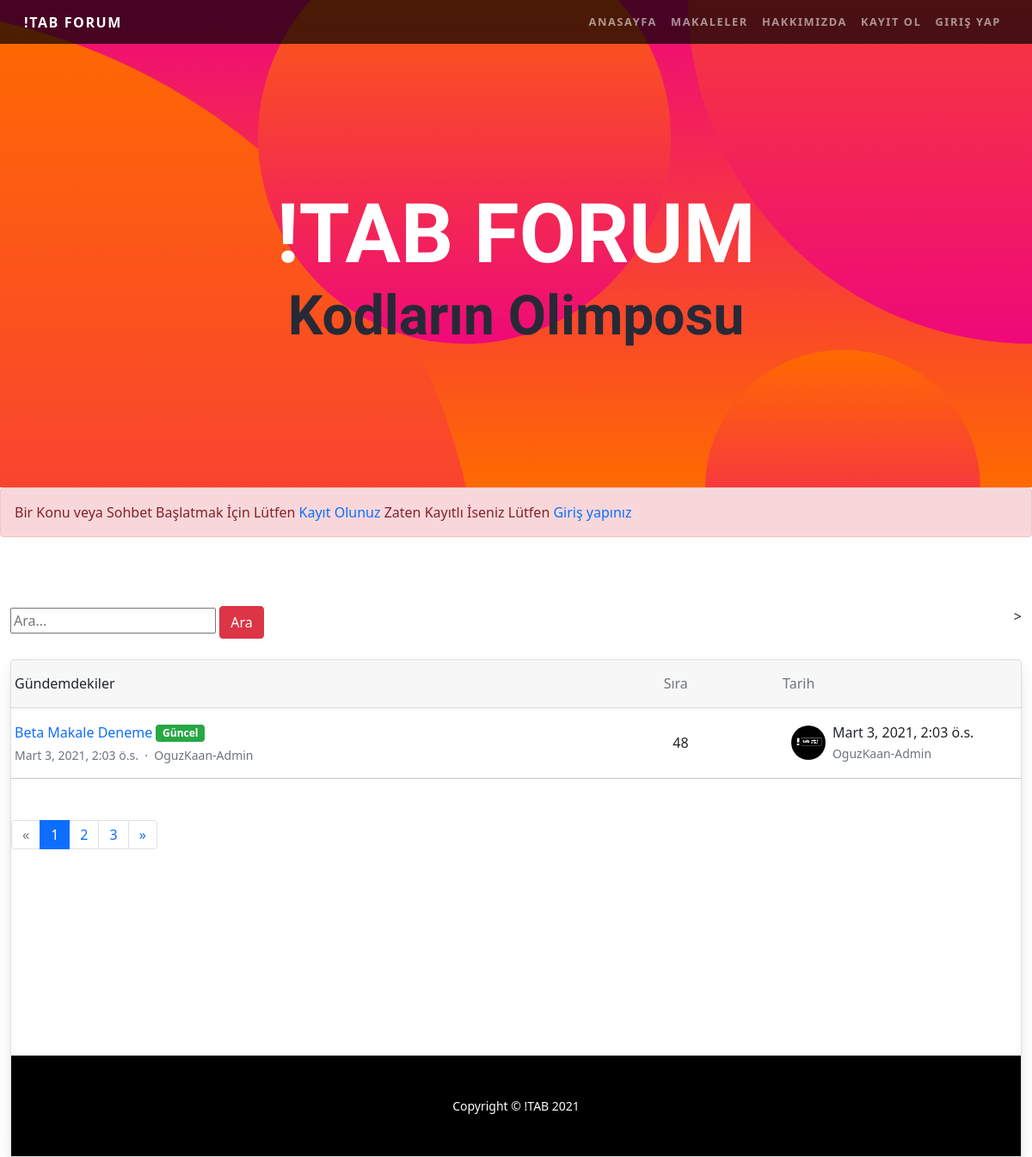
The page /articles/articles2/ on the database its author committed.
### article/models.py (models this page shows, shortened)
class Article(models.Model):
    author = models.ForeignKey("auth.User",on_delete = models.CASCADE,verbose_name = "Yazar ")
    title = models.CharField(max_length = 50,verbose_name = "Başlık  ")
    content = RichTextField(verbose_name="İçerik ")
    created_date = models.DateTimeField(auto_now_add=True,verbose_name="Oluşturulma Tarihi")
    article_image = models.FileField(blank = True,null = True,verbose_name="Makaleye Fotoğraf Ekleyin")

### article/views.py (the view)
# urls.py: path("articles2/",views.articles2,name="articles2"),
def articles2(request):
    if request.user.is_authenticated == False:
        articles = Article.objects.all()
        keyword = request.GET.get("keyword")
        if keyword:
            articles = Article.objects.filter(title__contains = keyword)
            return render(request,"articles.html",{"articles":articles})
        return render(request,"articles2.html",{"articles":articles})
    return render(request,"articles2.html")

### templates/articles2.html (shortened to what this page needs)
{% extends "base.html" %}
{% load static %}
{% block body %}
<header class="masthead text-center text-white" style="color:white;">
    <div class="masthead-content">
      <div class="container">
        <h1 class="masthead-heading mb-0" style="color:white;">!TAB FORUM</h1>
        <h2 class="masthead-subheading mb-0">Kodların Olimposu</h2>
      </div>
    </div>
    <div class="bg-circle-1 bg-circle"></div>
    <div class="bg-circle-2 bg-circle"></div>
    <div class="bg-circle-3 bg-circle"></div>
    <div class="bg-circle-4 bg-circle"></div>
  </header>
<div class="alert alert-danger">Bir Konu veya Sohbet Başlatmak İçin Lütfen  <a href="/user/register">Kayıt Olunuz</a>
                Zaten Kayıtlı İseniz Lütfen <a href="/user/login">Giriş yapınız</a>
</div>
{% if articles %}
<div class="container-fluid mt-100">
    <div class="d-flex flex-wrap justify-content-between">
        <form>
                <input type="text" name = "keyword" class="input-sm" maxlength="64" placeholder="Ara...">
              <button type="submit" class="btn btn-danger">Ara</button>
            </form>>
    </div>
    <br>
    <div class="card mb-3">
        <div class="card-header pl-0 pr-0">
            <div class="row no-gutters w-100 align-items-center">
                <div class="col ml-3">Gündemdekiler</div>
                <div class="col-4 text-muted">
                    <div class="row no-gutters align-items-center">
                        <div class="col-4">Sıra</div>
                        <div class="col-8">Tarih</div>
                    </div>
                </div>
            </div>
        </div>
        {% for article in articles  %}
        <div class="card-body py-3">
            <div class="row no-gutters align-items-center">
                <div class="col"> <a href="/articles/article/{{article.id}}" class="text-big" data-abc="true">{{article.title}}</a><span class="badge badge-success align-text-bottom ml-1" >Güncel</span>
                    <div class="text-muted small mt-1">{{article.created_date}} &nbsp;·&nbsp; <a href="javascript:void(0)" class="text-muted" data-abc="true">{{article.author}}</a></div>
                </div>
                <div class="d-none d-md-block col-4">
                    <div class="row no-gutters align-items-center">
                        <div class="col-4">{{article.id}}</div>
                        <div class="media col-8 align-items-center"> <img src="{%static 'img/tab.jpg'%}" alt="" class="d-block ui-w-30 rounded-circle">
                            <div class="media-body flex-truncate ml-2">
                                <div class="line-height-1 text-truncate">{{article.created_date}}</div> <a href="javascript:void(0)" class="text-muted small text-truncate" data-abc="true">{{article.author}}</a>
                            </div>
                        </div>
                    </div>
                </div>
            </div>
        </div>
        <hr class="m-0">
        {% endfor %}
        <br><br>
        <nav>
        <ul class="pagination mb-5">
            <li class="page-item disabled"><a class="page-link" href="javascript:void(0)" data-abc="true">«</a></li>
            <li class="page-item active"><a class="page-link" href="javascript:void(0)" data-abc="true">1</a></li>
            <li class="page-item"><a class="page-link" href="javascript:void(0)" data-abc="true">2</a></li>
            <li class="page-item"><a class="page-link" href="javascript:void(0)" data-abc="true">3</a></li>
            <li class="page-item"><a class="page-link" href="javascript:void(0)" data-abc="true">»</a></li>
        </ul>
    </nav>
{% else %}
<div class="alert alert-danger">Makale Bulunamadı</div>
{% endif %}
<br><br><br><br><br><br><br><br>
{% endblock body %}

### static/css/navbar.css (style rules this page uses)
body { font-family: 'Lato'; }
h1, h2, h3, h4, h5, h6 { font-family: 'Catamaran'; font-weight: 800 !important; }
header.masthead { position: relative; overflow: hidden; padding-top: calc(7rem + 72px); padding-bottom: 7rem; background: linear-gradient(0deg, #ff6a00 0%, #ee0979 100%); background-repeat: no-repeat; background-position: center center; background-attachment: scroll; background-size: cover; }
header.masthead .masthead-content { z-index: 1; position: relative; }
header.masthead .masthead-content .masthead-heading { font-size: 4rem; }
header.masthead .masthead-content .masthead-subheading { font-size: 2rem; }
header.masthead .bg-circle { z-index: 0; position: absolute; border-radius: 100%; background: linear-gradient(0deg, #ee0979 0%, #ff6a00 100%); }
header.masthead .bg-circle-1 { height: 90rem; width: 90rem; bottom: -55rem; left: -55rem; }
header.masthead .bg-circle-2 { height: 50rem; width: 50rem; top: -25rem; right: -25rem; }
header.masthead .bg-circle-3 { height: 20rem; width: 20rem; bottom: -10rem; right: 5%; }
header.masthead .bg-circle-4 { height: 30rem; width: 30rem; top: -5rem; right: 35%; }
@media (min-width: 992px) { header.masthead { padding-top: calc(10rem + 55px); padding-bottom: 10rem; } }
@media (min-width: 992px) { header.masthead .masthead-content .masthead-heading { font-size: 6rem; } }
@media (min-width: 992px) { header.masthead .masthead-content .masthead-subheading { font-size: 4rem; } }

### static/css/navbar2.css (style rules this page uses)
body { font-family:Lato }
h1,h2,h3,h4,h5,h6 { font-family:Catamaran;font-weight:800!important }
header.masthead { position:relative;overflow:hidden;padding-top:calc(7rem + 72px);padding-bottom:7rem;background:linear-gradient(0deg,#ff6a00 0,#ee0979 100%);background-repeat:no-repeat;background-position:center center;background-attachment:scroll;background-size:cover }
header.masthead .masthead-content { z-index:1;position:relative }
header.masthead .masthead-content .masthead-heading { font-size:4rem }
header.masthead .masthead-content .masthead-subheading { font-size:2rem }
header.masthead .bg-circle { z-index:0;position:absolute;border-radius:100%;background:linear-gradient(0deg,#ee0979 0,#ff6a00 100%) }
header.masthead .bg-circle-1 { height:90rem;width:90rem;bottom:-55rem;left:-55rem }
header.masthead .bg-circle-2 { height:50rem;width:50rem;top:-25rem;right:-25rem }
header.masthead .bg-circle-3 { height:20rem;width:20rem;bottom:-10rem;right:5% }
header.masthead .bg-circle-4 { height:30rem;width:30rem;top:-5rem;right:35% }
@media (min-width:992px) { header.masthead { padding-top:calc(10rem + 55px);padding-bottom:10rem } }
@media (min-width:992px) { header.masthead .masthead-content .masthead-heading { font-size:6rem } }
@media (min-width:992px) { header.masthead .masthead-content .masthead-subheading { font-size:4rem } }

### static/css/section.css (style rules this page uses)
body { position: relative; font-weight: 400; font-size: 16px; color: #8a919c; line-height: 30px; }
h1, h2, h3, h4, h5, h6 { margin: 0; padding: 0; color: #282936; }

### static/css/page.css (style rules this page uses)
body { background: #f4f4f4; }

### static/css/article.css (style rules this page uses)
body { margin: 0; font-family: -apple-system, BlinkMacSystemFont, "Segoe UI", Roboto, "Helvetica Neue", Arial, "Noto Sans", sans-serif, "Apple Color Emoji", "Segoe UI Emoji", "Segoe UI Symbol", "Noto Color Emoji"; font-size: .88rem; font-weight: 400; line-height: 1.5; color: #495057; text-align: left; background-color: #eef1f3 }
.mt-100 { margin-top: 80px }
.card { box-shadow: 0 0.46875rem 2.1875rem rgba(4, 9, 20, 0.03), 0 0.9375rem 1.40625rem rgba(4, 9, 20, 0.03), 0 0.25rem 0.53125rem rgba(4, 9, 20, 0.05), 0 0.125rem 0.1875rem rgba(4, 9, 20, 0.03); border-width: 0; transition: all .2s }
.card-header:first-child { border-radius: calc(.25rem - 1px) calc(.25rem - 1px) 0 0 }
.card-header { display: flex; align-items: center; border-bottom-width: 1px; padding-top: 0; padding-bottom: 0; padding-right: .625rem; height: 3.5rem; background-color: #fff; border-bottom: 1px solid rgba(26, 54, 126, 0.125) }
.card-body { flex: 1 1 auto; padding: 1.25rem }
.flex-truncate { min-width: 0 !important }
.d-block { display: block !important }
a { color: #E91E63; text-decoration: none !important; background-color: transparent }
.media img { width: 40px; height: auto }

### static/css/detail.css (style rules this page uses)
body { margin-top:20px; }

### static/css/user.css (style rules this page uses)
body { margin-top:20px; background-color: #f0f2f5; }

### rows shown on the page
Article: title "Beta Makale Deneme", created_date "Mart 3, 2021, 2:03 ö.s.", author "OguzKaan-Admin", id "48"
